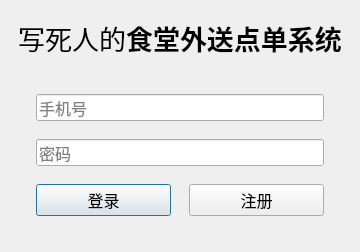
<?xml version="1.0" encoding="UTF-8"?>
<ui version="4.0">
 <class>LoginDialog</class>
 <widget class="QDialog" name="LoginDialog">
  <property name="geometry">
   <rect>
    <x>0</x>
    <y>0</y>
    <width>360</width>
    <height>250</height>
   </rect>
  </property>
  <property name="sizePolicy">
   <sizepolicy hsizetype="Preferred" vsizetype="Preferred">
    <horstretch>0</horstretch>
    <verstretch>0</verstretch>
   </sizepolicy>
  </property>
  <property name="windowTitle">
   <string>入口</string>
  </property>
  <layout class="QGridLayout" name="gridLayout" rowstretch="1,0">
   <property name="leftMargin">
    <number>18</number>
   </property>
   <property name="topMargin">
    <number>18</number>
   </property>
   <property name="rightMargin">
    <number>18</number>
   </property>
   <property name="bottomMargin">
    <number>18</number>
   </property>
   <property name="spacing">
    <number>18</number>
   </property>
   <item row="0" column="0">
    <widget class="QLabel" name="lableTitle">
     <property name="font">
      <font>
       <pointsize>20</pointsize>
      </font>
     </property>
     <property name="text">
      <string>写死人的&lt;b&gt;食堂外送点单系统&lt;/b&gt;</string>
     </property>
     <property name="alignment">
      <set>Qt::AlignCenter</set>
     </property>
    </widget>
   </item>
   <item row="1" column="0">
    <layout class="QVBoxLayout" name="verticalLayout_2">
     <property name="spacing">
      <number>18</number>
     </property>
     <property name="leftMargin">
      <number>18</number>
     </property>
     <property name="topMargin">
      <number>18</number>
     </property>
     <property name="rightMargin">
      <number>18</number>
     </property>
     <property name="bottomMargin">
      <number>18</number>
     </property>
     <item>
      <widget class="QLineEdit" name="lineEditPhone">
       <property name="font">
        <font>
         <pointsize>12</pointsize>
        </font>
       </property>
       <property name="inputMask">
        <string/>
       </property>
       <property name="text">
        <string/>
       </property>
       <property name="maxLength">
        <number>16</number>
       </property>
       <property name="placeholderText">
        <string>手机号</string>
       </property>
      </widget>
     </item>
     <item>
      <widget class="QLineEdit" name="lineEditPassword">
       <property name="font">
        <font>
         <pointsize>12</pointsize>
        </font>
       </property>
       <property name="inputMask">
        <string/>
       </property>
       <property name="text">
        <string/>
       </property>
       <property name="maxLength">
        <number>16</number>
       </property>
       <property name="echoMode">
        <enum>QLineEdit::Password</enum>
       </property>
       <property name="placeholderText">
        <string>密码</string>
       </property>
      </widget>
     </item>
     <item>
      <layout class="QHBoxLayout" name="horizontalLayout">
       <property name="spacing">
        <number>18</number>
       </property>
       <property name="leftMargin">
        <number>0</number>
       </property>
       <property name="topMargin">
        <number>0</number>
       </property>
       <property name="rightMargin">
        <number>0</number>
       </property>
       <property name="bottomMargin">
        <number>0</number>
       </property>
       <item>
        <widget class="QPushButton" name="pushButtonLogin">
         <property name="font">
          <font>
           <pointsize>12</pointsize>
          </font>
         </property>
         <property name="text">
          <string>登录</string>
         </property>
         <property name="autoDefault">
          <bool>true</bool>
         </property>
         <property name="default">
          <bool>true</bool>
         </property>
        </widget>
       </item>
       <item>
        <widget class="QPushButton" name="pushButtonRegister">
         <property name="font">
          <font>
           <pointsize>12</pointsize>
          </font>
         </property>
         <property name="text">
          <string>注册</string>
         </property>
        </widget>
       </item>
      </layout>
     </item>
    </layout>
   </item>
  </layout>
 </widget>
 <resources/>
 <connections/>
 <slots>
  <slot>handleLogin()</slot>
  <slot>handleRegister()</slot>
 </slots>
</ui>
